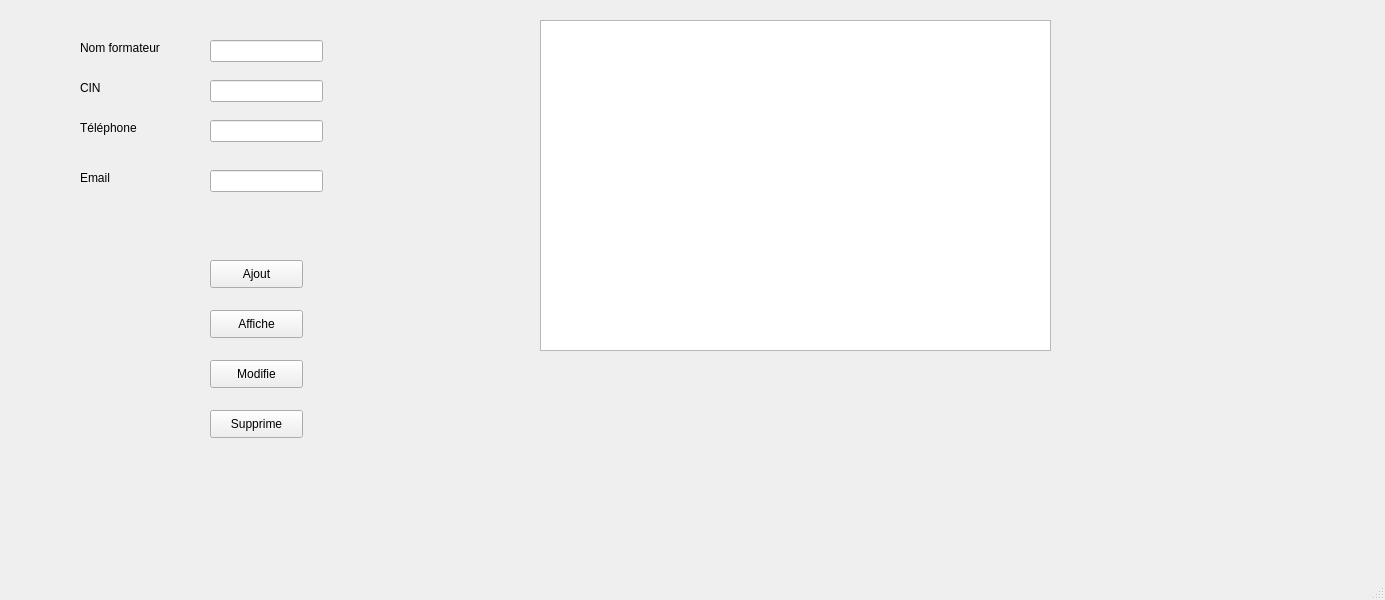
<?xml version="1.0" encoding="UTF-8"?>
<ui version="4.0">
 <class>thirdwindow</class>
 <widget class="QMainWindow" name="thirdwindow">
  <property name="geometry">
   <rect>
    <x>0</x>
    <y>0</y>
    <width>1385</width>
    <height>600</height>
   </rect>
  </property>
  <property name="windowTitle">
   <string>MainWindow</string>
  </property>
  <widget class="QWidget" name="centralwidget">
   <widget class="QPushButton" name="pushButton">
    <property name="geometry">
     <rect>
      <x>210</x>
      <y>260</y>
      <width>93</width>
      <height>28</height>
     </rect>
    </property>
    <property name="text">
     <string>Ajout</string>
    </property>
   </widget>
   <widget class="QPushButton" name="pushButton_2">
    <property name="geometry">
     <rect>
      <x>210</x>
      <y>310</y>
      <width>93</width>
      <height>28</height>
     </rect>
    </property>
    <property name="text">
     <string>Affiche</string>
    </property>
   </widget>
   <widget class="QPushButton" name="pushButton_3">
    <property name="geometry">
     <rect>
      <x>210</x>
      <y>360</y>
      <width>93</width>
      <height>28</height>
     </rect>
    </property>
    <property name="text">
     <string>Modifie</string>
    </property>
   </widget>
   <widget class="QPushButton" name="pushButton_4">
    <property name="geometry">
     <rect>
      <x>210</x>
      <y>410</y>
      <width>93</width>
      <height>28</height>
     </rect>
    </property>
    <property name="text">
     <string>Supprime</string>
    </property>
   </widget>
   <widget class="QLabel" name="label">
    <property name="geometry">
     <rect>
      <x>80</x>
      <y>40</y>
      <width>101</width>
      <height>16</height>
     </rect>
    </property>
    <property name="text">
     <string>Nom formateur</string>
    </property>
   </widget>
   <widget class="QLabel" name="label_2">
    <property name="geometry">
     <rect>
      <x>80</x>
      <y>80</y>
      <width>56</width>
      <height>16</height>
     </rect>
    </property>
    <property name="text">
     <string>CIN</string>
    </property>
   </widget>
   <widget class="QLabel" name="label_3">
    <property name="geometry">
     <rect>
      <x>80</x>
      <y>120</y>
      <width>71</width>
      <height>16</height>
     </rect>
    </property>
    <property name="text">
     <string>Téléphone</string>
    </property>
   </widget>
   <widget class="QLabel" name="label_4">
    <property name="geometry">
     <rect>
      <x>80</x>
      <y>170</y>
      <width>56</width>
      <height>16</height>
     </rect>
    </property>
    <property name="text">
     <string>Email</string>
    </property>
   </widget>
   <widget class="QTableView" name="tableView">
    <property name="geometry">
     <rect>
      <x>540</x>
      <y>20</y>
      <width>511</width>
      <height>331</height>
     </rect>
    </property>
   </widget>
   <widget class="QLineEdit" name="lineEdit_nom">
    <property name="geometry">
     <rect>
      <x>210</x>
      <y>40</y>
      <width>113</width>
      <height>22</height>
     </rect>
    </property>
   </widget>
   <widget class="QLineEdit" name="lineEdit_cin">
    <property name="geometry">
     <rect>
      <x>210</x>
      <y>80</y>
      <width>113</width>
      <height>22</height>
     </rect>
    </property>
   </widget>
   <widget class="QLineEdit" name="lineEdit_telephone">
    <property name="geometry">
     <rect>
      <x>210</x>
      <y>120</y>
      <width>113</width>
      <height>22</height>
     </rect>
    </property>
   </widget>
   <widget class="QLineEdit" name="lineEdit_email">
    <property name="geometry">
     <rect>
      <x>210</x>
      <y>170</y>
      <width>113</width>
      <height>22</height>
     </rect>
    </property>
   </widget>
  </widget>
  <widget class="QMenuBar" name="menubar">
   <property name="geometry">
    <rect>
     <x>0</x>
     <y>0</y>
     <width>1385</width>
     <height>26</height>
    </rect>
   </property>
  </widget>
  <widget class="QStatusBar" name="statusbar"/>
 </widget>
 <resources/>
 <connections/>
</ui>
